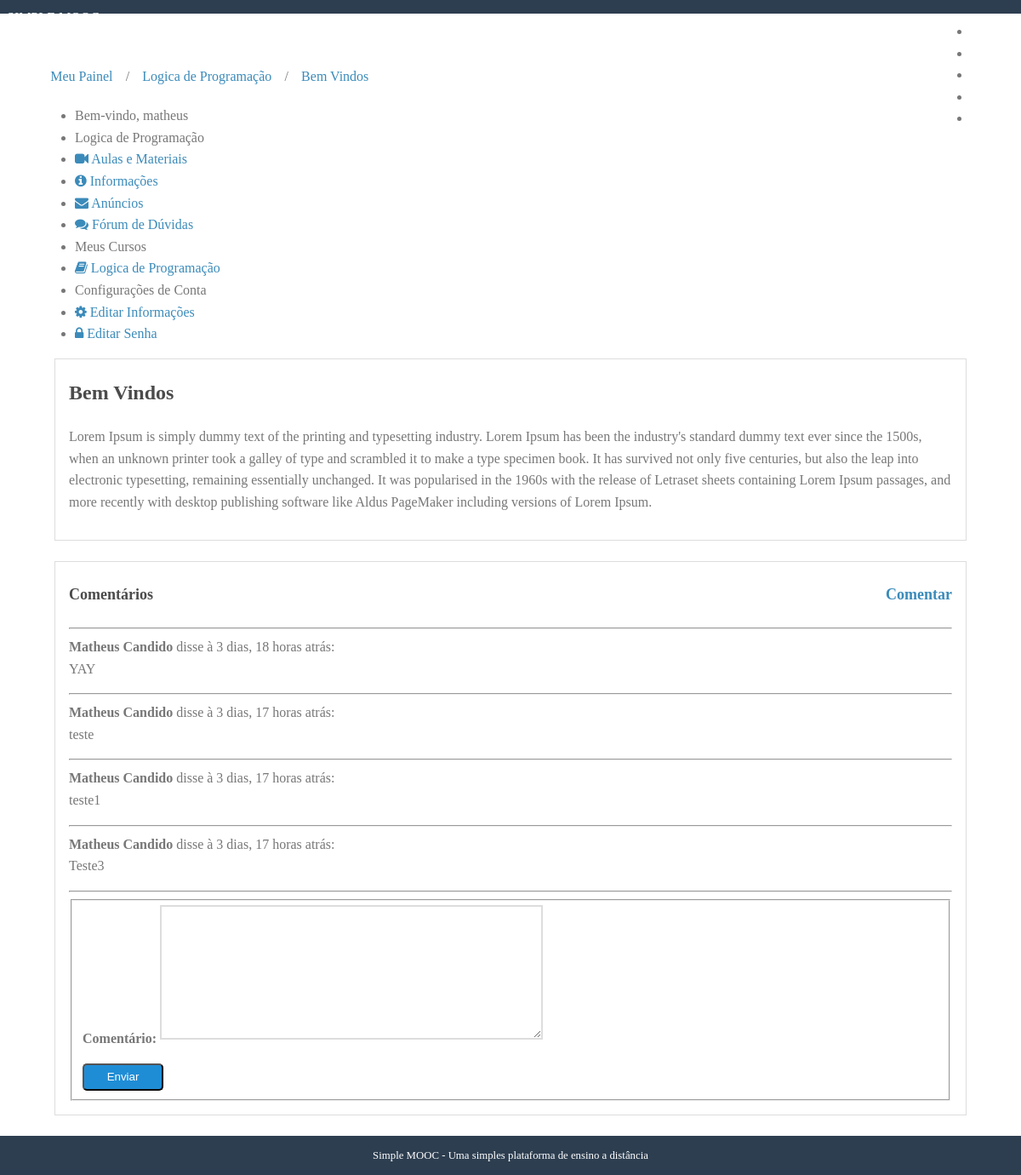
Screenshot of /cursos/logica-de-programacao/anuncios/1 (signed in) with the database file from the repository.
### simplemooc/courses/models.py (models this page shows, shortened)
class Course(models.Model):
    name = models.CharField('Nome', max_length=100)
    slug = models.SlugField('Atalho')
    description = models.TextField('Descrição Simples', blank=True)
    about = models.TextField('Sobre o Curso', blank=True)
    startDate = models.DateField('Data de Ínicio', null=True, blank=True)
    image = models.ImageField(
        'Imagem', upload_to='courses/images', null=True, blank=True)
    createdAt = models.DateTimeField('Criado em', auto_now_add=True)
    updatedAt = models.DateTimeField('Atualizado em', auto_now=True)
    objects = CourseManager()
    def __str__(self):
        return self.name
    class Meta:
        verbose_name = 'Curso'
        verbose_name_plural = 'Cursos'
        ordering = ['name']

class Announcements(models.Model):
    course = models.ForeignKey(Course, verbose_name='Curso',related_name= 'announcements',on_delete=models.CASCADE)
    tittle = models.CharField('Título', max_length=100)
    content = models.TextField('Conteúdo')
    created_at = models.DateTimeField('Criado em', auto_now_add=True)
    updated_at = models.DateTimeField('Atualizado em', auto_now=True)
    def __str__(self):
        return self.tittle
    class Meta:
        verbose_name = 'Anúncio'
        verbose_name_plural = 'Anúncios'
        ordering = ['-created_at']

class Enrollment(models.Model):
    STATUS_CHOICES = (
        (0, 'Pendente'),
        (1, 'Inscrito'),
        (2, 'Cancelado'),
        (3, 'Recusado'),
    )
    user = models.ForeignKey(settings.AUTH_USER_MODEL,
                             verbose_name='Usuário', related_name='enrollments', on_delete=models.DO_NOTHING)
    course = models.ForeignKey(
        Course, verbose_name='Curso', related_name='enrollments',  on_delete=models.DO_NOTHING)
    status = models.IntegerField(
        'Situação', choices=STATUS_CHOICES, default=0, blank=True)
    created_at = models.DateTimeField('Criado em', auto_now_add=True)
    updated_at = models.DateTimeField('Atualizado em', auto_now=True)
    class Meta:
        verbose_name = 'Inscrição'
        verbose_name_plural = 'Inscrições'
        unique_together = (
            ('user', 'course'),
        )

class Comments(models.Model):
    announcements = models.ForeignKey(Announcements, verbose_name='Anúncio', related_name='comments', on_delete=models.CASCADE)
    user = models.ForeignKey(settings.AUTH_USER_MODEL, verbose_name='Usuario', related_name='comments', on_delete=models.CASCADE)
    comment = models.TextField('Comentário')
    created_at = models.DateTimeField('Criado em', auto_now_add=True)
    updated_at = models.DateTimeField('Atualizado em', auto_now=True)
    class Meta:
        verbose_name = 'Comentário'
        verbose_name = 'Comentários'

### simplemooc/accounts/models.py (models this page shows, shortened)
class User(AbstractBaseUser, PermissionsMixin):
    username = models.CharField('Nome de Usuario', max_length=30, unique=True,
    validators=[validators.RegexValidator(re.compile('^[\w.@+-]+$'),
            'O nome de Usuário só pode conter letras, números ou os seguintes caracteres: @/./+/-/_', 'invalid')])
    email = models.EmailField('E-mail', unique=True)
    name = models.CharField('Nome', max_length=100, blank=True)
    is_active = models.BooleanField('Está Ativo?', blank=True, default=True)
    is_staff = models.BooleanField('É da equipe?', blank=True, default=False)
    date_joined = models.DateTimeField('Data de Entrada', auto_now_add=True)
    objects = UserManager()
    USERNAME_FIELD = 'username'
    REQUIRED_FIELDS =['email']
    def __str__(self):
        return self.name or self.username
    class Meta:
        verbose_name = 'Usuário'
        verbose_name_plural = 'Usuários'

### simplemooc/courses/decorators.py (the view, shortened to what this page needs)
    def _wrapper(request, *args, **kwargs):
        slug = kwargs['slug']
        course = get_object_or_404(Course, slug=slug)
        has_permission = request.user.is_staff
        if not has_permission:
            messages.error(request, message)
            return redirect('accounts:dashboard')
        request.course = course
        return view_func(request, *args, **kwargs)

### simplemooc/courses/forms.py
class CommentForm(forms.ModelForm):
    class Meta:
        model = Comments
        fields = ['comment']

### simplemooc/courses/templatetags/courses_tags.py (called while the page is built)
@register.inclusion_tag('courses/templatetags/my_courses.html')
def my_courses(user):
    enrollments = Enrollment.objects.filter(user=user)
    context = {'enrollments': enrollments}
    return context

### simplemooc/courses/views.py (called while the page is built)
@login_required
@enrollment_required
def show_announcement(request, slug, pk):
    context = {}
    course = request.course
    announcement = get_object_or_404(course.announcements.all(), pk=pk)
    form = CommentForm(request.POST or None)
    if form.is_valid():
        comment = form.save(commit=False);
        comment.user = request.user
        comment.announcements = announcement
        comment.save()
        form = CommentForm()
    template_name = 'courses/show_announcements.html'
    context['course'] = course
    context['announcement'] = announcement
    context['form'] = form
    return render(request, template_name, context)

### simplemooc/courses/templates/courses/show_announcements.html (shortened to what this page needs)
{% extends "courses/course_dashboard.html" %}
{% block breadcrumb %}
    {{ block.super }}
    <li>/</li>
    <li><a href="{% url 'course:show_announcement' course.slug announcement.pk %}">{{ announcement }}</a></li>
{% endblock %}
{% block dashboard_content %}
    <div class="well">
        <h2>{{ announcement.tittle }}</h2>
        {{ announcement.content|linebreaks }}
    </div>
    <div class="well">
        <h4 id="comments">Comentários
        <a class="fright" href="#add_comment">Comentar</a></h4>
        <hr />
        {% for comment in announcement.comments.all %}
        <p>
            <strong>{{ comment.user }}</strong> disse à {{ comment.created_at|timesince }} atrás: <br />
            {{ comment.comment|linebreaksbr }}
        </p>
        <hr>
        {% empty %}
        <p>
            Nenhum comentário para este anúncio.
        </p>
        {% endfor %}
        <form method="post" class="pure-form pure-form-stacked" id="add_comment">
            <fieldset>
                {% for field in form %}
                <div class="pure-control-group">
                    {{ field.label_tag }}
                    {{ field }}
                </div>
                {% endfor %}
                <div class="pure-controls">
                    <button type="submit" href="#comments" class="pure-button pure-button-primary">Enviar</button>
                </div>
            </fieldset>
        </form>
    </div>
{% endblock %}

### simplemooc/courses/templates/courses/course_dashboard.html
{% extends "accounts/dashboard.html" %}
{% block breadcrumb %}
    {{ block.super }}
    <li>/</li>
    <li><a href="{% url 'course:announcements' course.slug %}">{{ course }}</a></li>
{% endblock %}
{% block menu_options %}
<li class="pure-menu-heading">
    {{ course }}
</li>
<li>
    <a href="{% url 'course:lessons' course.slug %}">
        <i class="fa fa-video-camera"></i>
        Aulas e Materiais
    </a>
</li>
<li>
    <a href="#">
        <i class="fa fa-info-circle"></i>
        Informações
    </a>
</li>
<li>
    <a href="#">
        <i class="fa fa-envelope"></i>
        Anúncios
    </a>
</li>
<li>
    <a href="#">
        <i class="fa fa-comments"></i>
        Fórum de Dúvidas
    </a>
</li>
{{ block.super }}
{% endblock %}

### simplemooc/accounts/templates/accounts/dashboard.html (shortened to what this page needs)
{% extends "base.html" %}
{% load courses_tags %}
{% block content %}
<div class="pure-g-r content-ribbon">
    <div class="pure-u-1">
        <ul class="breadcrumb">
            {% block breadcrumb %}
            <li><a href="{% url 'accounts:dashboard' %}">Meu Painel</a></li>
            {% endblock %}
        </ul>
    </div>
    <div class="pure-u-1-3">
        <div class="pure-menu pure-menu-open">
            <ul>
                <li class="pure-menu-heading">
                    Bem-vindo, {{ user }}
                </li>
                {% block menu_options %}
                {% my_courses user %}
                <li class="pure-menu-heading">Configurações de Conta</li>
                <li>
                    <a href="{% url 'accounts:edit' %}">
                    <i class="fa fa-cog"></i>
                    Editar Informações
                    </a>
                </li>
                <li>
                    <a href="{% url 'accounts:edit_password' %}">
                    <i class="fa fa-lock"></i>
                    Editar Senha
                    </a>
                </li>
                {% endblock %}
            </ul>
        </div>
    </div>
    <div class="pure-u-2-3">
        <div class="inner">
            {% block dashboard_content %}{% endblock %}
        </div>
    </div>
</div>
{% endblock %}

### simplemooc/core/templates/base.html (shortened to what this page needs)
{% load static %}
<!doctype html>
<html lang="en">
<head>
    <link rel="stylesheet" href="http://yui.yahooapis.com/pure/0.3.0/pure-min.css">
    <link rel="stylesheet" href="{% static 'css/styles.css' %}" />
    <link rel="stylesheet" href="{% static 'css/font-awesome.css' %}" />
</head>
<body>
    <div class="header">
        <div class="pure-menu pure-menu-open pure-menu-fixed pure-menu-horizontal">
            <a class="pure-menu-heading" href="{% url 'core:index' %}">SIMPLE MOOC</a>
            <ul>
                <li class="pure-menu-selected"><a href="{% url 'core:index' %}">Início</a></li>
                <li><a href="{% url 'course:index' %}">Cursos</a></li>
                <li><a href="{% url 'core:contact' %}">Contato</a></li>
                {% if user.is_authenticated %}
                    <li><a href="{% url 'accounts:dashboard' %}">Painel</a></li>
                    <li><a href="{% url 'accounts:logout' %}">Sair</a></li>
                {% else %}
                    <li><a href="{% url 'accounts:login' %}">Entrar</a></li>
                {% endif %}
            </ul>
        </div>
    </div>
    <div class="content">
        {% block content%}{% endblock %}
        <div class="footer">
            Simple MOOC - Uma simples plataforma de ensino a distância
        </div>
    </div>
</body>
</html>

### simplemooc/courses/templates/courses/templatetags/my_courses.html
<li class="pure-menu-heading">Meus Cursos</li>
{% for enrollment in enrollments %}
<li><a href="#">
    <i class="fa fa-book"></i>
    {{ enrollment.course }}</a></li>
{% empty %}
<li>Nenhum curso encontrado</li>
{% endfor %}

### simplemooc/core/static/css/styles.css (style rules this page uses)
* { -webkit-box-sizing: border-box; -moz-box-sizing: border-box; box-sizing: border-box; }
body { margin: 0 auto; line-height: 1.7em; }
a { color: #3b8bba; }
.content { padding-top: 2em; }
.header { margin: 0 0; }
.header .pure-menu { padding: 0.5em; background-color: #2d3e50; }
.header .pure-menu a { color: #fff; }
.header .pure-menu-heading { float: left; }
.header ul { float: right; }
.pure-menu.pure-menu-open.pure-menu-fixed { border-bottom: none; z-index: 4; }
.content .content-ribbon { margin: 1.5em 3em; }
.footer { background: #2d3e50; color: #fff; text-align: center; padding: 1em; font-size: 80%; }
.pure-form label { margin: 1em 0 0; font-weight: bold; font-size: 100%; }
.pure-form input[type], .pure-form textarea, .pure-form select { border: 2px solid #ddd; box-shadow: none; font-size: 100%; width: 100%; max-width: 350px; margin-bottom: 0.3em; }
.pure-form textarea { max-width: 450px; }
.pure-form .pure-control-group { margin-bottom: 1em; }
.pure-button-primary { background-color: #1f8dd6; color: white; padding: 0.5em 2em; border-radius: 5px; }
.inner { padding: 0em 1em; }
.inner p { margin-top: 0; }
ul.breadcrumb { padding: 0; }
ul.breadcrumb li { display: inline-block; }
ul.breadcrumb li a { display: inline-block; padding: 0.3em 0.7em; }
body { min-width: 320px; color: #777; line-height: 1.6; }
h1, h2, h3, h4, h5, h6 { font-weight: bold; color: rgb(75, 75, 75); }
h4 { font-size: 1.125em; }
a { color: #3b8bba; text-decoration: none; }
.well { border: 1px solid #ddd; padding: 0em 1em 1em 1em; margin-bottom: 1.5em; }
.fright { float: right; }

### rows the page displays
Course: name "Logica de Programação"
Announcements: tittle "Bem Vindos", content "Lorem Ipsum is simply dummy text of the printing and typesetting industry. Lorem Ipsum has been the industry's standard dummy text ever since the 1500s, when an unknown printer took a galley of type and scrambled it to make a type specimen book. It has survived not only five centuries, but also the leap into electronic typesetting, remaining essentially unchanged. It was popularised in the 1960s with the release of Letraset sheets containing Lorem Ipsum passages, and more recently with desktop publishing software like Aldus PageMaker including versions of Lorem Ipsum."
User: name+username "matheus"
Enrollment: course "Logica de Programação"
Comments: user "Matheus Candido", created_at "3 dias, 18 horas", comment "YAY"
Comments: user "Matheus Candido", created_at "3 dias, 17 horas", comment "teste"
Comments: user "Matheus Candido", created_at "3 dias, 17 horas", comment "teste1"
Comments: user "Matheus Candido", created_at "3 dias, 17 horas", comment "Teste3"

### other values shown
{{ field.label_tag }} "Comentário:"
